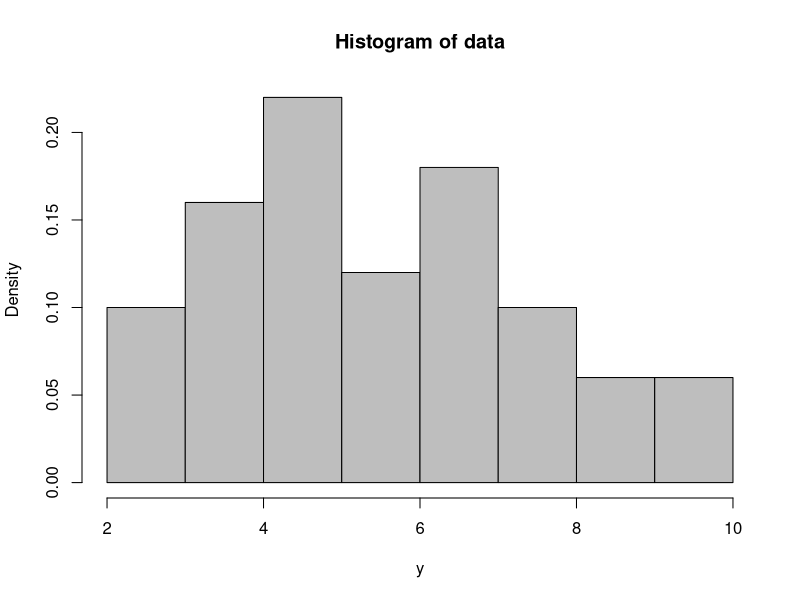
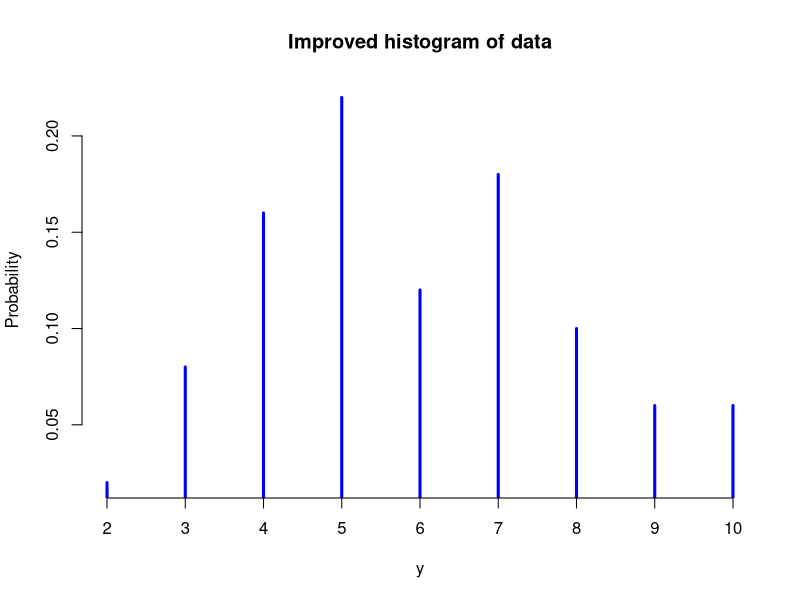
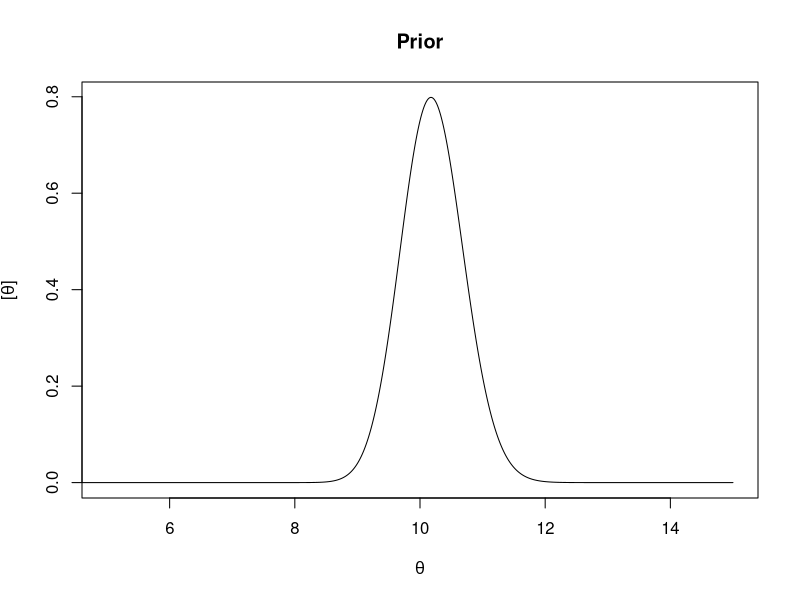
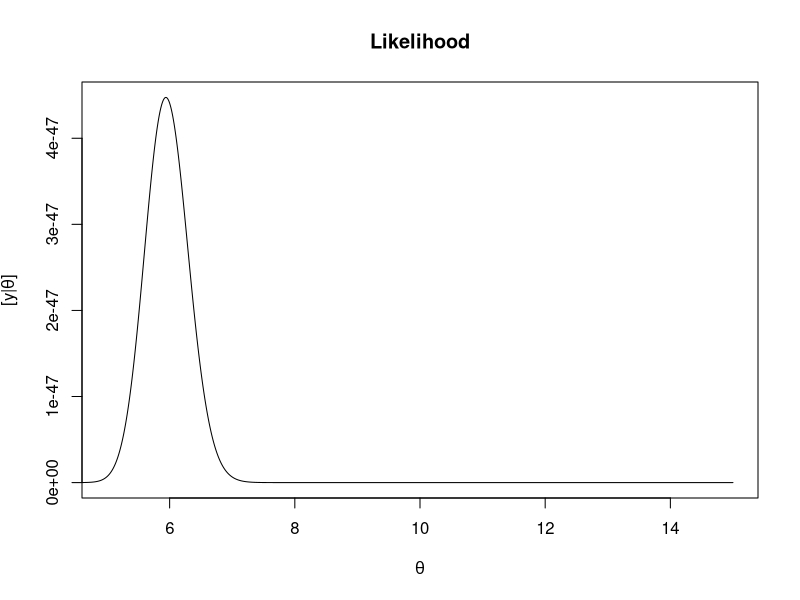
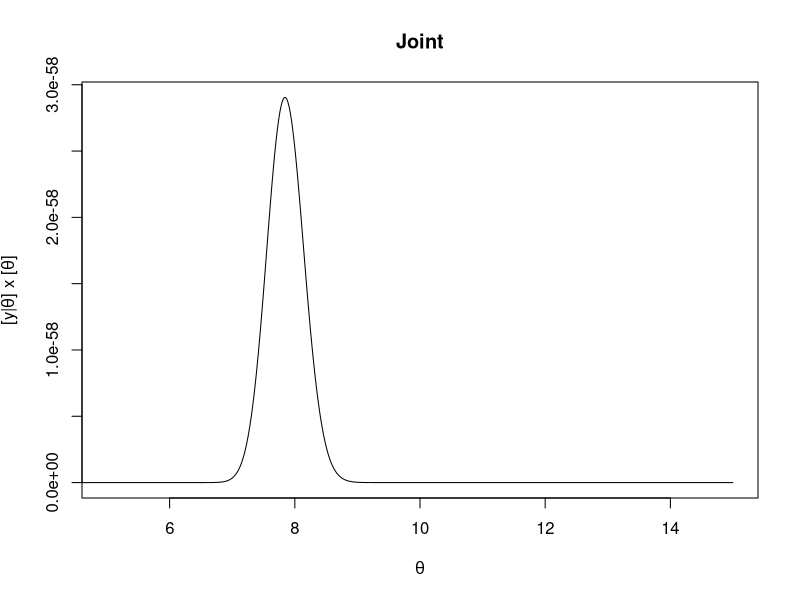
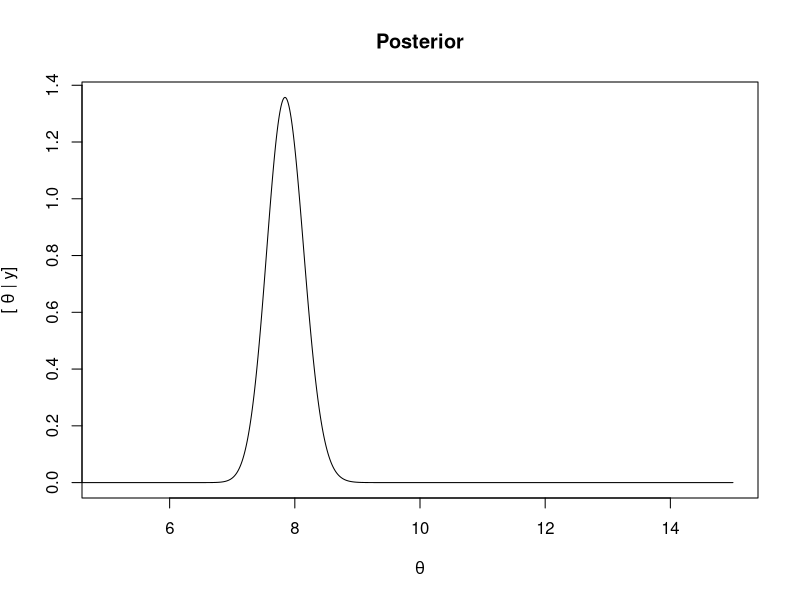
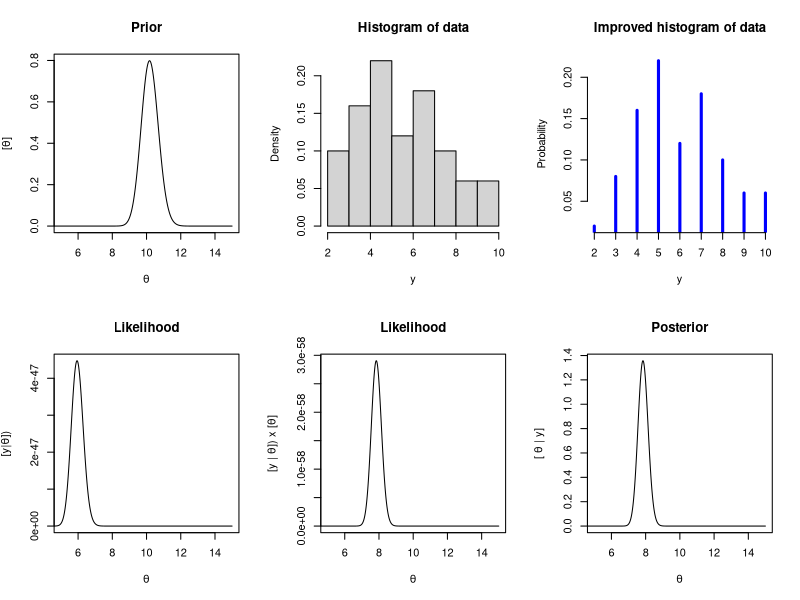

Here is the R script that generated these plots, in order:
# set random number generator
set.seed(3)

# simulate the data
y <- rpois(50, lambda = 6.4)

# histogram of the data
hist(y, freq = FALSE, breaks = 10, main = "Histogram of data", col = "gray")

# custom function for improved histogram of the data
library(plyr)

discrete_hist <- function(y) {
  z <- count(y)
  z$dens <- z$freq/sum(z$freq)
  plot(z$x, z$dens, type = "h", ylab = "Probability", xlab = "y", main = "Improved histogram of data", 
    frame = FALSE, xaxt = "n", lwd = 3, col = "blue")
  x <- seq(min(z$x), max(z$x), 1)
  axis(side = 1, at = x, labels = x)
}
discrete_hist(y)

# prior mean and standard deviation
mu.prior <- 10.2
sigma.prior <- 0.5

step <- .01
theta <- seq(0, 15, step)

prior <- function(theta, mu = mu.prior, sigma = sigma.prior) dgamma(theta, mu^2 / sigma^2, mu / sigma^2)

plot(theta, prior(theta), type = "l", ylab = expression(paste("[", theta, "]")), xlab = expression(theta),
  main = "Prior", xlim = c(5, 15))

sd(rgamma(100000, mu.prior^2 / sigma.prior^2, mu.prior / sigma.prior^2))
## [1] 0.5013619
mean(rgamma(100000, mu.prior^2 / sigma.prior^2, mu.prior / sigma.prior^2))
## [1] 10.20079

like <- function(theta, y){
  L = rep(0, length(theta))
    for(i in 1:length(theta)) L[i] = prod(dpois(y, theta[i], log = FALSE))
    return(L)
} 

plot(theta, like(theta, y = y), type = "l", xlim = c(5, 15), main = "Likelihood", xlab = expression(theta), 
  ylab = expression(paste("[y|", theta, "]")))

joint = function(theta) like(theta, y = y) * prior(theta)

plot(theta, joint(theta), type = "l",  main = "Joint", xlim = c(5, 15), xlab = expression(theta),
  ylab = expression(paste("[y|", theta, "] x [", theta, "]")))

(Py <- sum(like(theta, y = y) * prior(theta) * step))
## [1] 2.140143e-58

p.theta <- joint(theta) / Py

plot(theta, p.theta, typ = "l", xlim = c(5, 15), main = "Posterior", xlab = expression(theta), 
  ylab = expression(paste("[ ", theta, " | y]")))

par(mfrow = (c(2, 3)))
plot(theta, prior(theta), type = "l", ylab = expression(paste("[", theta, "]")), xlab = expression(theta),
  main = "Prior", xlim = c(5, 15))

hist(y, freq = FALSE, breaks = 10, main = "Histogram of data")
discrete_hist(y = y)

plot(theta, like(theta, y = y), type = "l", main = "Likelihood", xlim = c(5, 15), xlab = expression(theta),
  ylab = expression(paste("[y|", theta, "])")))
plot(theta, joint(theta), type = "l", main = "Likelihood", xlim = c(5, 15), xlab = expression(theta),
  ylab = expression(paste("[y | ", theta, "]) x [", theta, "]")))
plot(theta, p.theta, type = "l", xlim = c(5, 15), main = "Posterior", xlab = expression(theta),
  ylab = expression(paste("[ ", theta, " | y]")))
